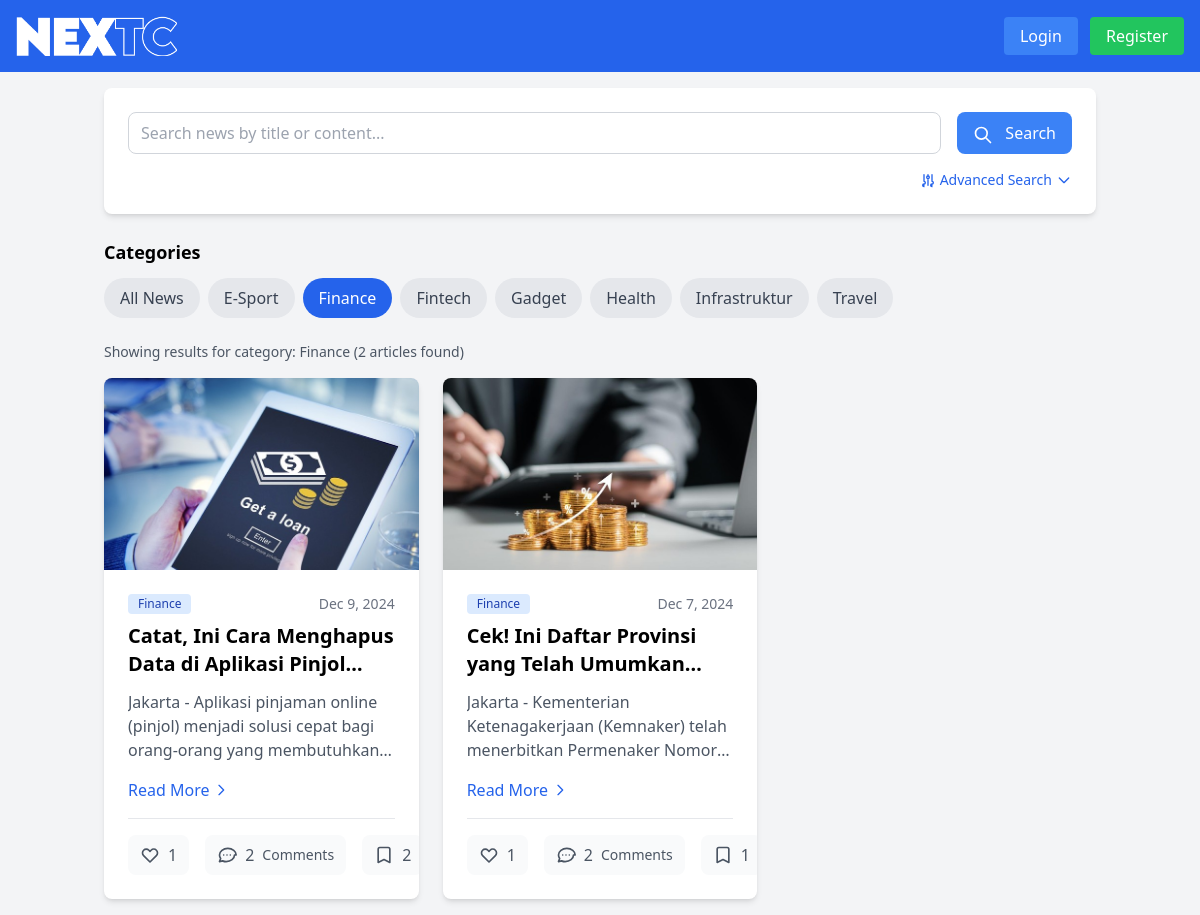
The app's page /?category=4, older data.
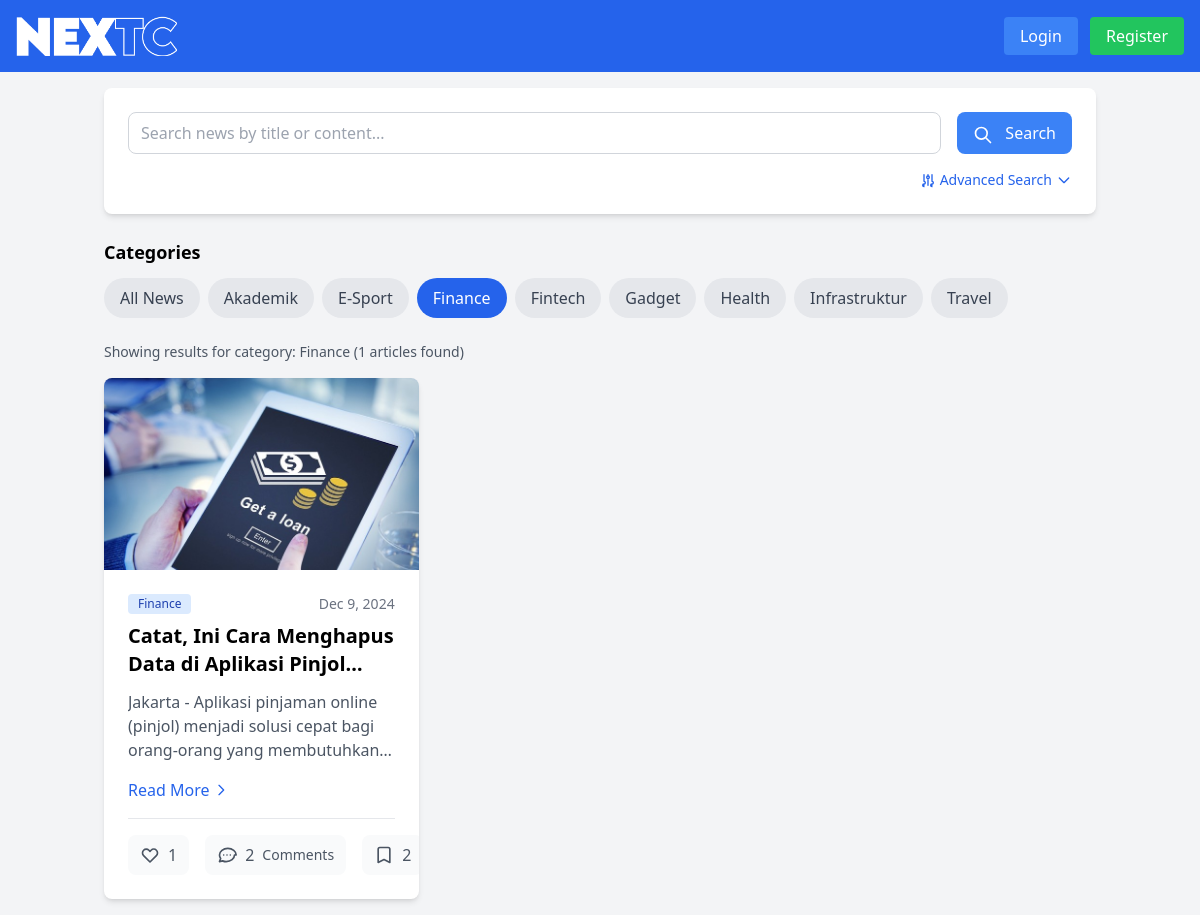
The same page, newer data.
### tables this page shows
CREATE TABLE `categories` (
  `id` int(11) NOT NULL,
  `name` varchar(100) NOT NULL,
  `created_at` timestamp NULL DEFAULT current_timestamp(),
  `updated_at` timestamp NULL DEFAULT current_timestamp() ON UPDATE current_timestamp()
);

CREATE TABLE `news` (
  `id` int(11) NOT NULL,
  `title` varchar(255) NOT NULL,
  `content` text NOT NULL,
  `release_date` datetime NOT NULL,
  `image` varchar(255) NOT NULL,
  `category_id` int(11) DEFAULT NULL,
  `created_by` int(11) NOT NULL
);

### app/views/home/index.php (the view, shortened to what the rows shown need)
<?php
require_once APP_PATH . '/views/layouts/header.php';
?>
<div class="container mx-auto p-4">
    <div class="mb-6">
        <div class="flex flex-wrap gap-2">
            <a href="<?= !empty($search_query) ? '/?search=' . urlencode($search_query) : '/' ?>"
               class="px-4 py-2 rounded-full <?= !$current_category ? 'bg-blue-600 text-white' : 'bg-gray-200 text-gray-700 hover:bg-gray-300' ?> transition-colors">
                All News
            </a>
            <?php foreach ($categories as $category): ?>
                <a href="<?= !empty($search_query) ? '/?category=' . $category['id'] . '&search=' . urlencode($search_query) : '/?category=' . $category['id'] ?>"
                class="px-4 py-2 rounded-full <?= $current_category == $category['id'] ? 'bg-blue-600 text-white' : 'bg-gray-200 text-gray-700 hover:bg-gray-300' ?>">
                    <?= htmlspecialchars($category['name']) ?>
                </a>
            <?php endforeach; ?>
        </div>
    </div>
    <div class="grid grid-cols-1 md:grid-cols-2 lg:grid-cols-3 gap-6">
        <?php if (!empty($news)): ?>
            <?php foreach ($news as $article): ?>
                <article class="bg-white rounded-lg shadow-md overflow-hidden hover:shadow-lg transition-shadow">
                    <img src="/<?= htmlspecialchars($article['image']) ?>"
                         alt="<?= htmlspecialchars($article['title']) ?>"
                         class="w-full h-48 object-cover">
                    <div class="p-6">
                        <div class="flex items-center mb-2">
                            <span class="bg-blue-100 text-blue-800 text-xs font-medium px-2.5 py-0.5 rounded">
                                <?= htmlspecialchars($article['categoryName'] ?? 'No Category') ?>
                            </span>
                            <span class="text-gray-500 text-sm ml-auto">
                                <?= date('M j, Y', strtotime($article['release_date'])) ?>
                            </span>
                        </div>
                        <h2 class="text-xl font-bold mb-3 line-clamp-2">
                            <?= htmlspecialchars($article['title']) ?>
                        </h2>
                        <p class="text-gray-600 mb-4 line-clamp-3">
                            <?= htmlspecialchars(substr($article['content'], 0, 150)) ?>...
                        </p>
                        <a href="/news/<?= $article['id'] ?>"
                           class="inline-flex items-center text-blue-600 hover:text-blue-800 font-medium mb-4">
                            Read More
                            <svg class="w-4 h-4 ml-1" fill="none" stroke="currentColor" viewBox="0 0 24 24">
                                <path stroke-linecap="round" stroke-linejoin="round" stroke-width="2" d="M9 5l7 7-7 7"></path>
                            </svg>
                        </a>
                        <?php
                        $article_interaction_data = $interaction_data[$article['id']] ?? [
                            'counts' => ['likes' => 0, 'comments' => 0, 'bookmarks' => 0],
                            'user_status' => ['liked' => false, 'bookmarked' => false]
                        ];
                        $news_id = $article['id'];
                        $counts = $article_interaction_data['counts'];
                        $user_status = $article_interaction_data['user_status'];
                        include APP_PATH . '/views/components/interaction_buttons.php';
                        ?>
                    </div>
                </article>
            <?php endforeach; ?>
        <?php endif; ?>
    </div>
</div>

### app/views/components/interaction_buttons.php (shortened to what the rows shown need)
<?php
$news_id = $news_id ?? 0;
$counts = $counts ?? ['likes' => 0, 'comments' => 0, 'bookmarks' => 0];
$user_status = $user_status ?? ['liked' => false, 'bookmarked' => false];
$is_logged_in = isset($_SESSION['user_id']);
$is_admin = isset($_SESSION['role']) && $_SESSION['role'] === 'admin';
?>
<div class="flex items-center space-x-4 pt-4 border-t">
    <button
        onclick="toggleLike(<?= $news_id ?>)"
        class="flex items-center space-x-2 px-3 py-2 rounded-lg transition-colors <?= $user_status['liked'] ? 'bg-red-50 text-red-600' : 'bg-gray-50 text-gray-600 hover:bg-gray-100' ?>"
        <?= !$is_logged_in ? 'title="Please login to like"' : '' ?>
        id="like-btn-<?= $news_id ?>">
        <svg class="w-5 h-5" fill="<?= $user_status['liked'] ? 'currentColor' : 'none' ?>" stroke="currentColor" viewBox="0 0 24 24">
            <path stroke-linecap="round" stroke-linejoin="round" stroke-width="2" d="M4.318 6.318a4.5 4.5 0 000 6.364L12 20.364l7.682-7.682a4.5 4.5 0 00-6.364-6.364L12 7.636l-1.318-1.318a4.5 4.5 0 00-6.364 0z"></path>
        </svg>
        <span id="like-count-<?= $news_id ?>"><?= $counts['likes'] ?></span>
    </button>
    <div class="flex items-center space-x-2 px-3 py-2 bg-gray-50 rounded-lg text-gray-600">
        <span id="comment-count-<?= $news_id ?>"><?= $counts['comments'] ?></span>
        <span class="text-sm">Comments</span>
    </div>
    <?php if (!$is_admin): ?>
        <button
            onclick="toggleBookmark(<?= $news_id ?>)"
            class="flex items-center space-x-2 px-3 py-2 rounded-lg transition-colors <?= $user_status['bookmarked'] ? 'bg-yellow-50 text-yellow-600' : 'bg-gray-50 text-gray-600 hover:bg-gray-100' ?>"
            <?= !$is_logged_in ? 'title="Please login to bookmark"' : '' ?>
            id="bookmark-btn-<?= $news_id ?>">
            <svg class="w-5 h-5" fill="<?= $user_status['bookmarked'] ? 'currentColor' : 'none' ?>" stroke="currentColor" viewBox="0 0 24 24">
                <path stroke-linecap="round" stroke-linejoin="round" stroke-width="2" d="M5 5a2 2 0 012-2h10a2 2 0 012 2v16l-7-3.5L5 21V5z"></path>
            </svg>
            <span id="bookmark-count-<?= $news_id ?>"><?= $counts['bookmarks'] ?></span>
        </button>
    <?php endif; ?>
</div>

Row changes from the older to the newer data that the page shows:
removed news: image (picture), category.name "Finance", release_date "Dec 7, 2024", title "Cek! Ini Daftar Provinsi yang Telah…", content "Jakarta - Kementerian Ketenagakerjaan (Kemnaker) telah menerbitkan Permenaker…", likes "1", comments "2", bookmarks "1"
added categories: name "Akademik"
Text that changed along with them:
count($news): "2" → "1"
